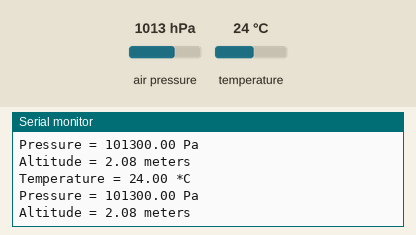
This sketch was run on a simulated Arduino Uno, built with avr-gcc and run on an emulated ATmega328P. On the bench: the last lines printed to the serial monitor. Inputs (shaded band) come from the test bench; at power-on: air pressure 1013 hPa, temperature 24 °C. Storage starts empty.

Above: at 1.2 s.
1.3 s: air pressure set to 952 hPa
At 1.94 s:
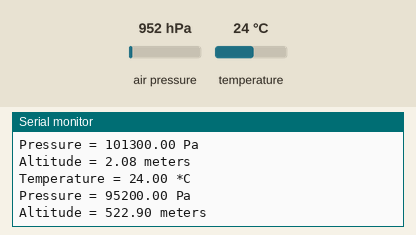
2.8 s: temperature set to 12 °C
At 3.5 s:
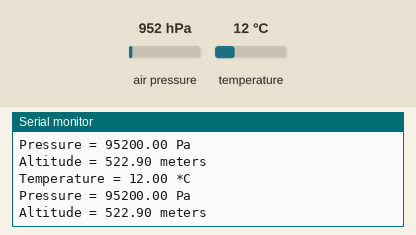
4.3 s: air pressure set to 975 hPa
At 5.05 s:
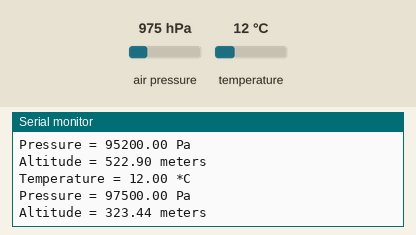
5.8 s: air pressure set to 1000 hPa
At 6.61 s:
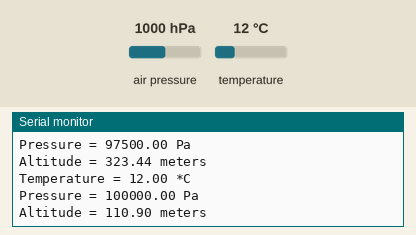
8.9 s: air pressure set to 1048 hPa
At 9.73 s:
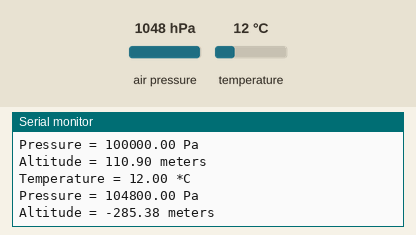
12.0 s: air pressure set to 1025 hPa
At 12.85 s:
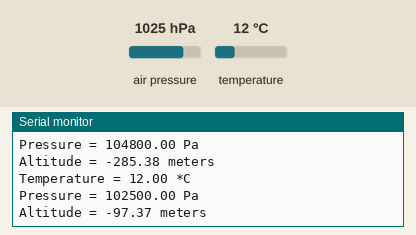
Timing chart, 0 to 15.0 s (numbered marks = the images above; inputs shaded):
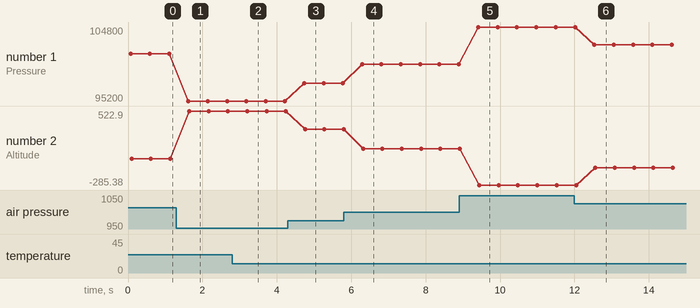

Measured:
- after the input at 1.3 s, the serial monitor: prints a new line after 0.33 s (image 1)
- after the input at 2.8 s, the serial monitor: prints a new line after 0.36 s (image 2)
- after the input at 4.3 s, the serial monitor: prints a new line after 0.44 s (image 3)
- after the input at 5.8 s, the serial monitor: prints a new line after 0.49 s (image 4)
- after the input at 8.9 s, the serial monitor: prints a new line after 0.51 s (image 5)
- after the input at 12.0 s, the serial monitor: prints a new line after 0.54 s (image 6)
- plotted number 1: 101300 → 95200 after the input at 1.3 s, 95200 → 97500 after the input at 4.3 s, 97500 → 100000 after the input at 5.8 s, 100000 → 104800 after the input at 8.9 s, 104800 → 102500 after the input at 12.0 s
- plotted number 2: 2.08 → 522.9 after the input at 1.3 s, 522.9 → 323.44 after the input at 4.3 s, 323.44 → 110.9 after the input at 5.8 s, 110.9 → -285.38 after the input at 8.9 s, -285.38 → -97.37 after the input at 12.0 s

The sketch:

sketch_sep10a.ino
```cpp
#include <Wire.h>
#include <Adafruit_BMP085.h> //suporta si BMP180
#include <SPI.h>
#include <SD.h>

Adafruit_BMP085 bmp;

File myFile;

void setup() {

  Serial.begin(9600);

  if (!bmp.begin()) {
	  Serial.println("Could not find a valid BMP180 sensor, check wiring!");
	  while (1) {}
  }

  Serial.print("Initializing SD card...");

  if (!SD.begin(4)) {
    Serial.println("initialization failed!");
    while (1);
  }
  Serial.println("initialization done.");

  // open the file. note that only one file can be open at a time,
  // so you have to close this one before opening another.
  myFile = SD.open("data.txr", FILE_WRITE);
}


void writeToSD(double temp, double pressure, double altitude)
{
  myFile.println(temp);
  myFile.println(" ");
  myFile.println(pressure);
  myFile.println(" ");
  myFile.println(altitude);
  myFile.println("\n");
}

void loop() {
  // put your main code here, to run repeatedly:
  double temp = bmp.readTemperature();
  Serial.print("Temperature = ");
  Serial.print(temp);
  Serial.println(" *C");

  double pressure = bmp.readPressure();

  Serial.print("Pressure = ");
  Serial.print(pressure);
  Serial.println(" Pa");

  double altitude = bmp.readAltitude();

  Serial.print("Altitude = ");
  Serial.print(altitude);
  Serial.println(" meters");

  Serial.println();

  writeToSD(temp, pressure, altitude);


  delay(500);
}
```
